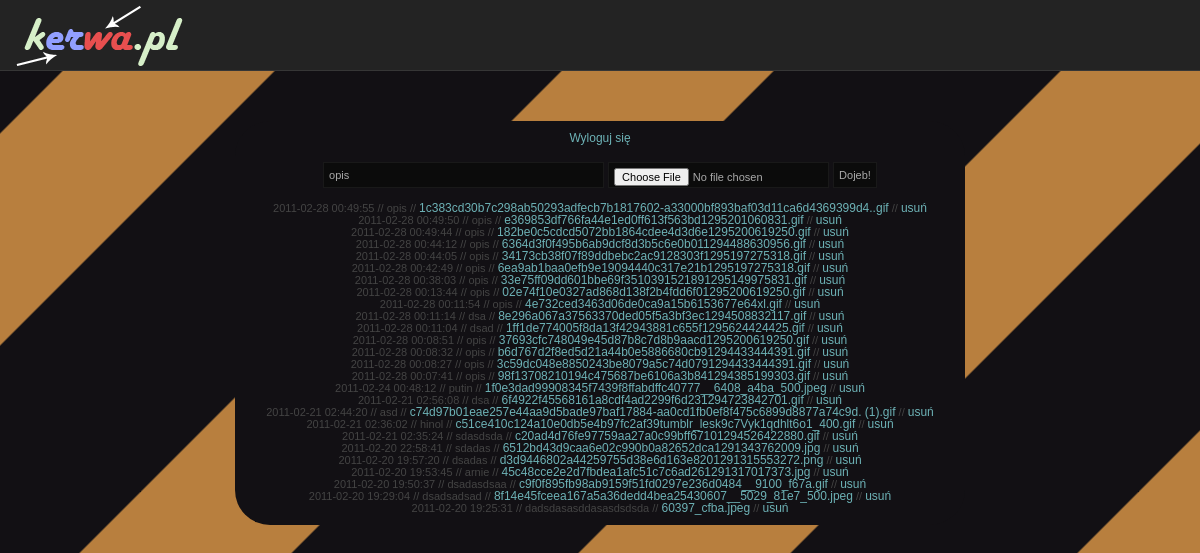
The page /admin.php (signed in) on the database its author committed.
### tables this page shows
CREATE TABLE IF NOT EXISTS `img` (
  `id` int(11) NOT NULL AUTO_INCREMENT,
  `date` timestamp NOT NULL DEFAULT CURRENT_TIMESTAMP,
  `user_id` int(11) NOT NULL,
  `deleted` tinyint(1) NOT NULL,
  `delete_date` timestamp NOT NULL DEFAULT '0000-00-00 00:00:00',
  `name` varchar(30) NOT NULL,
  `link` varchar(100) NOT NULL,
  PRIMARY KEY (`id`)
);

### config.inc.php (called while the page is built)
<?php
	$cfg = array(	'pages_base'=>'10',
							'page_url'=>'http://www.kerwa.pl/page.php?id=',
							'page' => 'http://www.kerwa.pl/'
																									);
?>

### classes/Posts.class.php (called while the page is built, shortened)
<?php
	include_once('Db.class.php');
	class posts {
		private $db;
		public function __construct() {
			$this->db = new database;
		}
		public function get_all_imgs() {
			return $this->db->query("SELECT * FROM img WHERE deleted=0 ORDER BY date DESC");
		}
	}
?>

### classes/Db.class.php (called while the page is built, shortened)
<?php
	class database {
		public $cfg=array('host'=>'localhost',
										'dbname'=>'kerwa',
										'username'=>'root',
										'password'=>'toor' );
		private $db;
		public function __construct() {
			$this->db = new PDO(
						'mysql:host=' . $this->cfg['host'] . ';dbname=' . $this->cfg['dbname'] ,
						$this->cfg['username'] ,
						$this->cfg['password']   );
		}
		public function query($str) {
			return $this->db->query($str)->fetchAll(PDO::FETCH_ASSOC);
		}
	}
?>

### admin.php (the view, shortened to what this page needs)
<?php
	include_once('config.inc.php');
	include_once('classes/Users.class.php');
?>
<html>
<head>
<link rel="stylesheet" type="text/css" href="styles/style_admin.css" />
</head>
<body>
	<div class="top">
		<a href="<?php echo $cfg['page']; ?>"><div class="logo"></div></a>
	</div>
	<div class="centerbox">
	<div class="box" align="center">
	<BR /><a href="admin.php?l=out">Wyloguj się</a><br /><br />
		<form action="admin.php" name="form1" id="form1" enctype="multipart/form-data" method="post">
		<table border=0><tr>
			<td align="right"></td>
			</tr><tr><td>
			<input name="name" type="text" id="name" size="40" value="opis" onfocus="this.value=''"/></td>
			<td>
			<input class="noborder" type="file" name="file" id="file" /></td>
			<td align="right">
			<input type="submit" name="Submit" value="Dojeb!" /></td></table>
		</form>
		<?php
			include_once('classes/Posts.class.php');
			$posty = new posts;
			$all = $posty->get_all_imgs();
			foreach ($all as $instance) {
				echo $instance['date'] . " // " . $instance['name'] . " // <a href='" . $instance['link'] . "'>" . $instance['link'] . "</a> // <a href='admin.php?d=" . $instance['id'] . "&co=img'>usuń</a> <BR />";
			}
		?>
		<BR />
	</div>
	</div>
</body>
</html>

### styles/style_admin.css (style rules this page uses)
body { margin:0px; padding:0px; min-width: 960px; font-family: "lucida grande", tahoma, verdana, arial, sans-serif; font-size: 11px; font-weight:normal; line-height: 1em; letter-spacing: 0; text-align: left; word-spacing: normal; text-decoration: none; color: #444; background-image:url('../img/patt2.gif'); background-color:#121014; }
a { font-family: "lucida grande", tahoma, verdana, arial, sans-serif; font-size: 12px; font-weight:normal; line-height: 1em; letter-spacing: 0; text-align: center; word-spacing: normal; text-decoration: none; color:#6db2b6; -webkit-transition:All 500ms ease; -moz-transition:All 500ms ease; -o-transition:All 500ms ease; }
a:HOVER { font-family: "lucida grande", tahoma, verdana, arial, sans-serif; font-size: 12px; font-weight:normal; line-height: 1em; letter-spacing: 0; text-align: center; word-spacing: normal; text-decoration: underline; color:#ff7e00; }
.top { height:71px; width:100%; background-image:url('../img/top_ox2.gif'); }
.logo { position:relative; left:-30px; margin-left:30px; width:198px; height:70; background-image:url('../img/logo2.png'); }
.logo:HOVER { position:relative; left:-30px; margin-left:30px; width:198px; height:70; background-image:url('../img/logo2_hover.png'); }
.centerbox { margin-left:auto; margin-right:auto; background-color:; width:750px; }
.box { width:730px; align:center; margin-left:auto; margin-right:auto; margin-top:50px; min-height:10px; background-color:#121014; border:solid 0px #191919; -moz-border-radius-topleft: 35px; -moz-border-radius-topright:35px; -moz-border-radius-bottomleft:35px; -moz-border-radius-bottomright:35px; -webkit-border-top-left-radius:35px; -webkit-border-top-right-radius:35px; -webkit-border-bottom-left-radius:35px; -webkit-border-bottom-right-radius:35px; border-top-left-radius:35px; border-top-right-radius:35px; border-bottom-left-radius:35px; border-bottom-right-radius:35px; }
input { font-family: "lucida grande", tahoma, verdana, arial, sans-serif; font-size: 11px; padding:5px; height:26px; color:#aaa; background:#0b0b0b; border:solid 1px #191919; -webkit-transition:All 500ms ease; -moz-transition:All 500ms ease; -o-transition:All 500ms ease; }

### rows shown on the page
img: date "2011-02-28 00:49:55", name "opis", link "1c383cd30b7c298ab50293adfecb7b1817602-a33000bf893baf03d11ca6d4369399d4..gif"
img: date "2011-02-28 00:49:50", name "opis", link "e369853df766fa44e1ed0ff613f563bd1295201060831.gif"
img: date "2011-02-28 00:49:44", name "opis", link "182be0c5cdcd5072bb1864cdee4d3d6e1295200619250.gif"
img: date "2011-02-28 00:44:12", name "opis", link "6364d3f0f495b6ab9dcf8d3b5c6e0b011294488630956.gif"
img: date "2011-02-28 00:44:05", name "opis", link "34173cb38f07f89ddbebc2ac9128303f1295197275318.gif"
img: date "2011-02-28 00:42:49", name "opis", link "6ea9ab1baa0efb9e19094440c317e21b1295197275318.gif"
img: date "2011-02-28 00:38:03", name "opis", link "33e75ff09dd601bbe69f3510391521891295149975831.gif"
img: date "2011-02-28 00:13:44", name "opis", link "02e74f10e0327ad868d138f2b4fdd6f01295200619250.gif"
img: date "2011-02-28 00:11:54", name "opis", link "4e732ced3463d06de0ca9a15b6153677e64xl.gif"
img: date "2011-02-28 00:11:14", name "dsa", link "8e296a067a37563370ded05f5a3bf3ec1294508832117.gif"
img: date "2011-02-28 00:11:04", name "dsad", link "1ff1de774005f8da13f42943881c655f1295624424425.gif"
img: date "2011-02-28 00:08:51", name "opis", link "37693cfc748049e45d87b8c7d8b9aacd1295200619250.gif"
img: date "2011-02-28 00:08:32", name "opis", link "b6d767d2f8ed5d21a44b0e5886680cb91294433444391.gif"
img: date "2011-02-28 00:08:27", name "opis", link "3c59dc048e8850243be8079a5c74d0791294433444391.gif"
img: date "2011-02-28 00:07:41", name "opis", link "98f13708210194c475687be6106a3b841294385199303.gif"
img: date "2011-02-24 00:48:12", name "putin", link "1f0e3dad99908345f7439f8ffabdffc40777__6408_a4ba_500.jpeg"
img: date "2011-02-21 02:56:08", name "dsa", link "6f4922f45568161a8cdf4ad2299f6d231294723842701.gif"
img: date "2011-02-21 02:44:20", name "asd", link "c74d97b01eae257e44aa9d5bade97baf17884-aa0cd1fb0ef8f475c6899d8877a74c9d. (1).gif"
img: date "2011-02-21 02:36:02", name "hinol", link "c51ce410c124a10e0db5e4b97fc2af39tumblr_lesk9c7Vyk1qdhlt6o1_400.gif"
img: date "2011-02-21 02:35:24", name "sdasdsda", link "c20ad4d76fe97759aa27a0c99bff67101294526422880.gif"
img: date "2011-02-20 22:58:41", name "sdadas", link "6512bd43d9caa6e02c990b0a82652dca1291343762009.jpg"
img: date "2011-02-20 19:57:20", name "dsadas", link "d3d9446802a44259755d38e6d163e8201291315553272.png"
img: date "2011-02-20 19:53:45", name "arnie", link "45c48cce2e2d7fbdea1afc51c7c6ad261291317017373.jpg"
img: date "2011-02-20 19:50:37", name "dsadasdsaa", link "c9f0f895fb98ab9159f51fd0297e236d0484__9100_f67a.gif"
img: date "2011-02-20 19:29:04", name "dsadsadsad", link "8f14e45fceea167a5a36dedd4bea25430607__5029_81e7_500.jpeg"
img: date "2011-02-20 19:25:31", name "dadsdasasddasasdsdsda", link "60397_cfba.jpeg"
